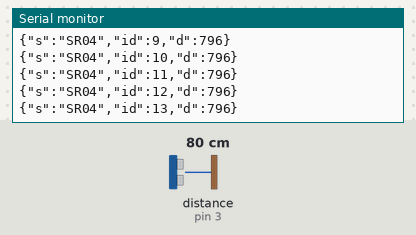
Simulated run of this sketch. Board: Arduino Uno, built with avr-gcc and run on an emulated ATmega328P. On the bench: the last lines printed to the serial monitor. Wiring (inferred from the names in the program): ultrasonic range finder: trigger pin 2; echo pin 3. Inputs (shaded band) come from the test bench; at power-on: distance to the obstacle (sensor on pin 3) 80 cm. The echo pulse lasts 58.3 µs per cm.

Above: at 1.2 s.
1.3 s: distance to the obstacle (sensor on pin 3) set to 35 cm
At 1.9 s:
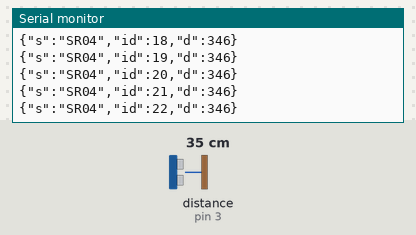
4.3 s: distance to the obstacle (sensor on pin 3) set to 120 cm
At 4.9 s:
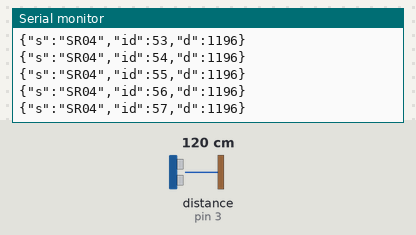
7.3 s: distance to the obstacle (sensor on pin 3) set to 250 cm
At 7.4 s:
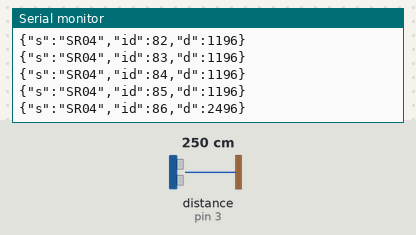
10.3 s: distance to the obstacle (sensor on pin 3) set to 2 cm
At 10.8 s:
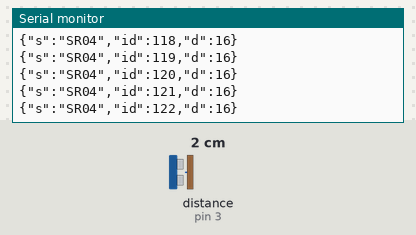
Timing chart, 0 to 13.3 s (numbered marks = the images above; inputs shaded):
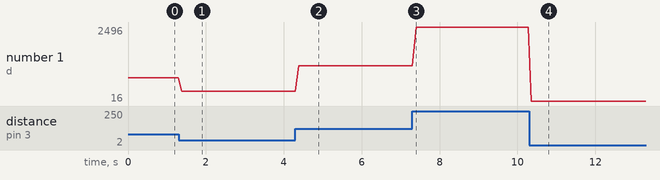

Measured:
- after the input at 1.3 s, the serial monitor: prints a new line after 0.08 s (image 1)
- after the input at 4.3 s, the serial monitor: prints a new line after 0.08 s (image 2)
- after the input at 7.3 s, the serial monitor: prints a new line after 0.10 s (image 3)
- after the input at 10.3 s, the serial monitor: prints a new line after 0.06 s (image 4)
- plotted number 1: 796 → 346 after the input at 1.3 s, 346 → 1196 after the input at 4.3 s, 1196 → 2496 after the input at 7.3 s, 2496 → 16 after the input at 10.3 s

The sketch:

HC_SR04.ino
```cpp
const int t = 2;         //Pin to trigger the sensor
const int e = 3;         //Pin to get the echo
int count = 0;               //Number of sent messages
float soundSpeed = 0.343; //Speed of sound (mm/us)

void setup() {
  Serial.begin(9600);           //We start the serial port
  pinMode(t, OUTPUT);           //Setting pin as output
  pinMode(e, INPUT);            //Setting pin as input
  digitalWrite(t, LOW);         //Starting t with 0
}

void loop(){

  long time;     //The time the echo needs to reach the sensor
  float distance; //The distance to the object in cm

  digitalWrite(t, HIGH);
  delayMicroseconds(10); //A pulse of 10us
  digitalWrite(t, LOW);

  time = pulseIn(e, HIGH); //Measuring the with of the pulse
  distance = time * soundSpeed / 2;      //Getting the distance to the object

  Serial.flush();
  Serial.println(formatMessage("SR04", count, distance));  //Serial comunications
  count += 1;

  delay(80);
}

String formatMessage(String sensor, int c, int d){
  String msg = "{\"s\":\"" + sensor + "\",";
  msg += "\"id\":" + String(count) + ",";
  msg += "\"d\":" + String(d) + "}";
  return msg;
}
```
